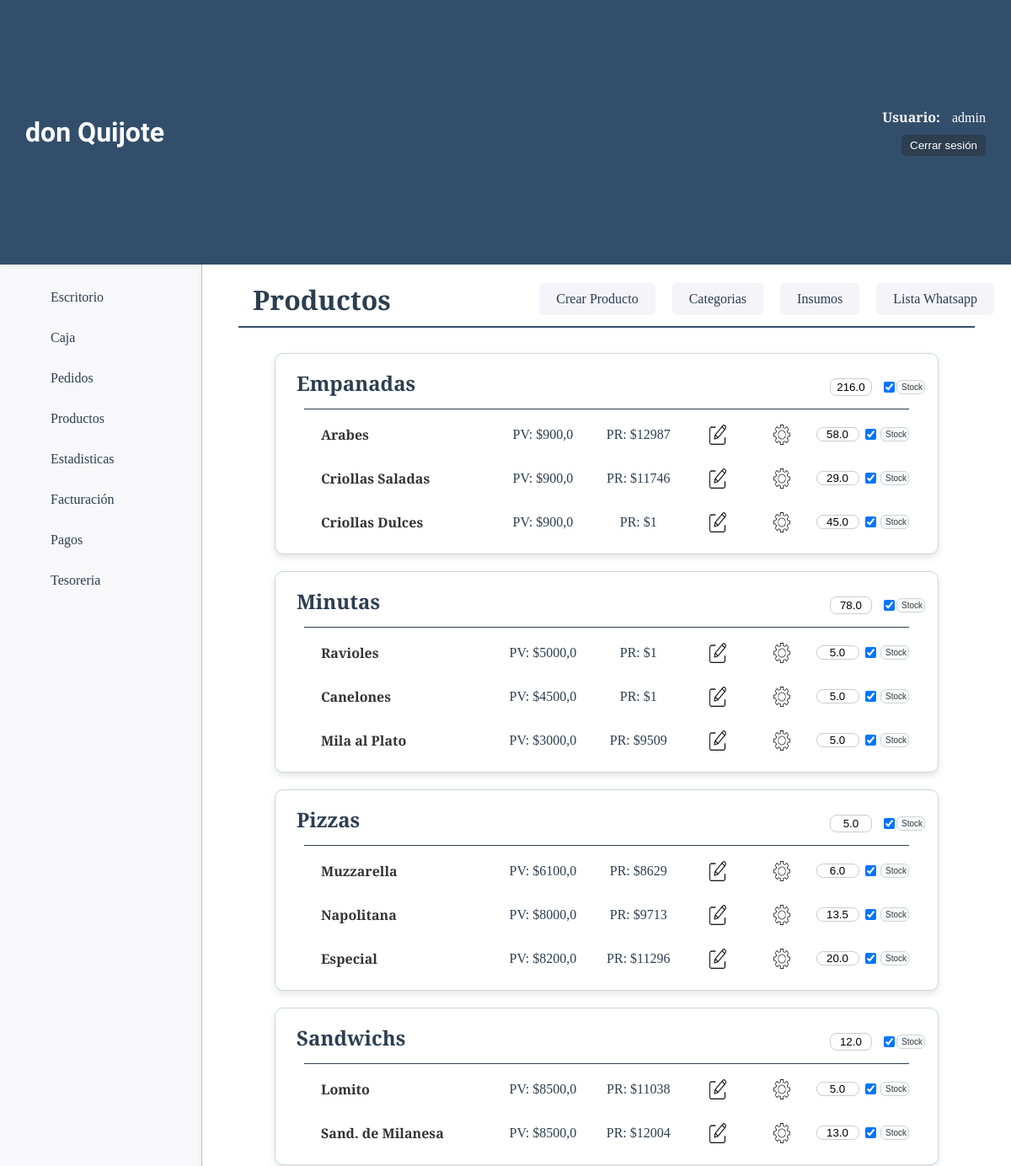
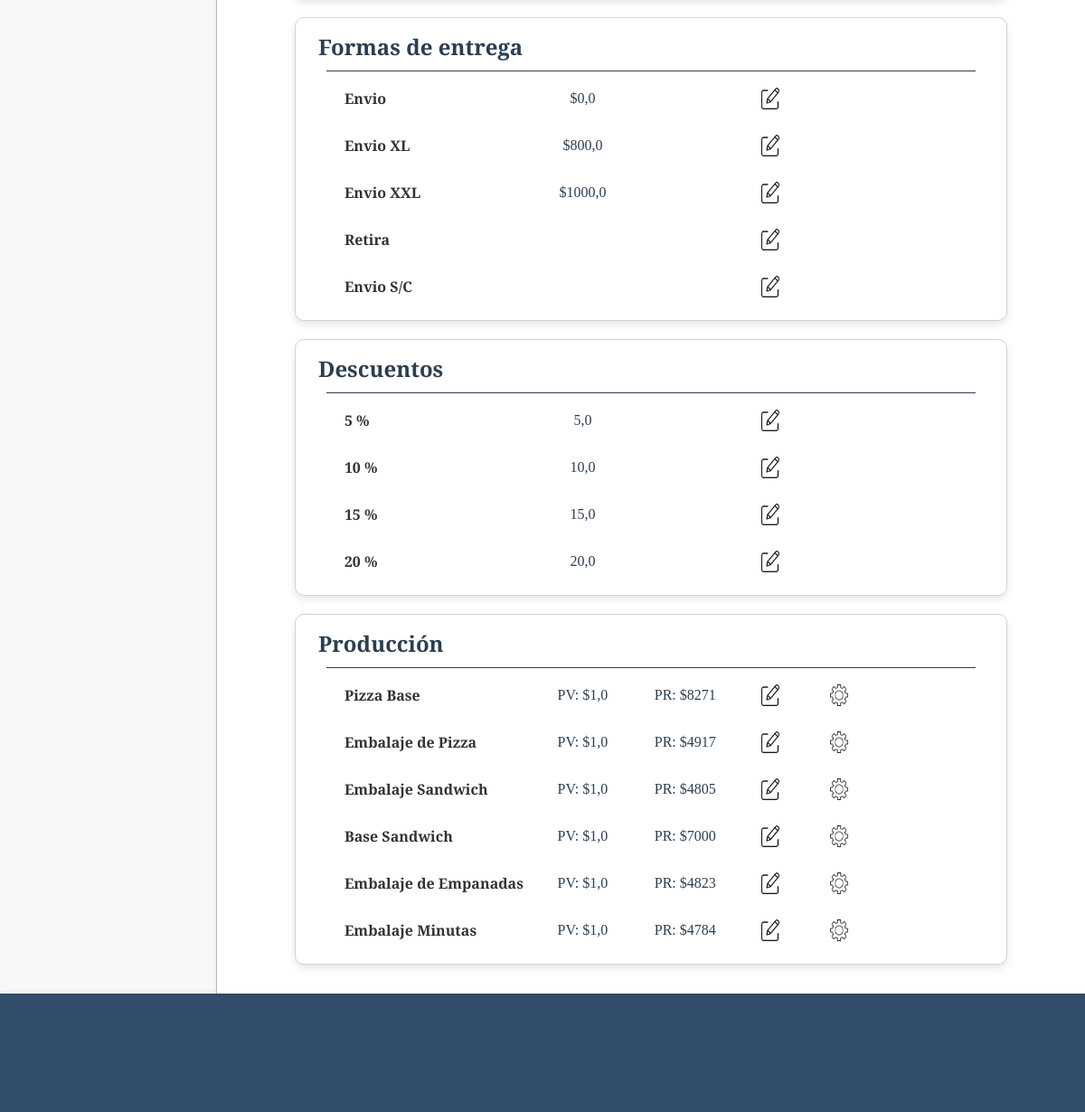
The page /productos/ (signed in) on the database its author committed (2 pictures, top to bottom).
### productos/models.py (models this page shows, shortened)
class ProductoCategoria(models.Model):
    nombre=models.CharField(max_length=50)
    estado=models.BooleanField(default=True)
    cantidad=models.FloatField(default=99, verbose_name="Cantidad")
    stock=models.BooleanField(default=True, verbose_name="Stock")

class Producto(models.Model):
    nombre=models.CharField(max_length=50, verbose_name="Nombre")
    categoria=models.ForeignKey(ProductoCategoria, on_delete=models.CASCADE, verbose_name="Categoría")
    descripcion=models.CharField(max_length=200, blank=True, null=True, verbose_name="Descripción")
    precio_unit=models.FloatField(verbose_name="P. Unitario")
    precio_media=models.FloatField(blank=True, null=True, verbose_name="P. Media")
    precio_doc=models.FloatField(blank=True, null=True, verbose_name="P. Docena")
    precio_rec = models.FloatField(default=1, verbose_name="Precio Recomendado")
    cantidad= models.FloatField(default=99, verbose_name="Cantidad")
    stock=models.BooleanField(default=True, verbose_name="Stock")
    def __str__(self):
        return self.nombre

### pedido/models.py (models this page shows, shortened)
class FormaEntrega(models.Model):
    forma_entrega = models.CharField(max_length=50)
    precio = models.FloatField(null=True, blank=True)
    envio = models.BooleanField()
    class Meta:
        db_table = "formaentrega"
        verbose_name = "Forma de entrega"

class Descuentos(models.Model):
    descuento = models.CharField(max_length=50)
    precio = models.FloatField(null=True, blank=True)
    class Meta:
        db_table = "descuento"
        verbose_name = "Descuento"

### productos/views.py (the view)
# urls.py: path('', views.home, name="home"),
@login_required
def home(request):
    productos = Producto.objects.select_related('categoria').order_by('categoria__nombre').all()
    categorias = ProductoCategoria.objects.all()
    forma_entrega = FormaEntrega.objects.all()
    descuentos = Descuentos.objects.all()
    precio_recomendado()
    forms_por_producto = {producto.id: CantProductoForm(instance=producto) for producto in productos}
    forms_por_categoria = {categoria.id: CantCategoriaForm(instance=categoria) for categoria in categorias}
    context = {
        'object_list': productos,
        'categorias': categorias,
        'forma_entrega': forma_entrega,
        'descuentos': descuentos,
        'forms_por_producto': forms_por_producto,
        'forms_por_categoria': forms_por_categoria,
    }
    return render(request, 'productos/index.html', context)

### productos/models.py (called while the page is built)
    def __str__(self):
        return self.nombre

### productos/templatetags/custom_tags.py (called while the page is built)
@register.filter
def get_item(dictionary, key):
    return dictionary.get(key)

### productos/templates/productos/index.html (shortened to what this page needs)
{% extends 'core/base.html' %}
{% load static %}
{% load custom_tags %}
{% block css %}
<link rel="stylesheet" href="{% static 'productos/css/styles.css' %}">
{% endblock css %}
{% block titulo %}
{% include 'core/components/encabezado.html' with titulo_texto="Productos" %}
{% endblock titulo %}
{% block main %}
<section class="categorias-container">
    {% regroup object_list by categoria.nombre as categorias_productos %}
    {% for categoria in categorias_productos %}
        {% with categoria.grouper as nombre_categoria %}
            {% for cat in categorias %}
                {% if cat.nombre == nombre_categoria and cat.estado and cat.nombre != "Producción" %}
                    <div class="card">
                        <div class="titulo-producto">
                            <div class="cont-titulo">
                                <h1 class="categoria-titulo">{{ nombre_categoria }} </h1>
                            </div>
                            <form class="cat-cant-stk" method="post" action="{% url 'productos:actualizar_cantidad_cat' cat.id %}">
                                {% with form=forms_por_categoria|get_item:cat.id %}
                                <div class="cat-cant-opc">
                                    {{ form.cantidad }}
                                </div>
                                <div class="cat-stock">
                                    {{ form.stock }}
                                </div>
                                {% endwith %}
                                <button class="btn-act" type="submit">Stock</button>
                            </form>
                        </div>
                        <hr class="categoria-hr">
                        {% for producto in categoria.list %}
                            <div class="productos">
                                <p class="producto-nombre">{{ producto.nombre }}</p>
                                <p class="producto-precio">PV: ${{ producto.precio_unit }}</p>
                                <p class="producto-precio-rec">PR: ${{ producto.precio_rec|floatformat:0 }}</p>
                                <div class="producto-opc">
                                    <a href="{% url 'productos:productos_update' producto.id %}">
                                        <img class="icono-opc" src="{% static 'productos/img/editar.webp' %}" alt="Editar Producto">
                                    </a>
                                </div>
                                <div class="producto-config">
                                    <a href="{% url 'productos:agregar_insumos_producto' producto.id %}">
                                        <img class="icono-opc" src="{% static 'productos/img/config.png' %}" alt="Editar Producto">
                                    </a>
                                </div>
                                <form class="form-cantidad" method="post" action="{% url 'productos:actualizar_cantidad_prod' producto.id %}">
                                    {% with form=forms_por_producto|get_item:producto.id %}
                                    <div class="producto-cant-opc">
                                        {{ form.cantidad }}
                                    </div>
                                    <div class="producto-stock">
                                        {{ form.stock }}
                                    </div>
                                    {% endwith %}
                                    <button class="btn-act" type="submit">Stock</button>
                                </form>
                            </div>
                        {% endfor %}
                    </div>
                {% endif %}
            {% endfor %}
        {% endwith %}
    {% endfor %}
    <div class="card">
        <h1 class="categoria-titulo">Formas de entrega</h1>
        <hr class="categoria-hr">
        {% for entrega in forma_entrega %}
            <div class="productos">
                <p class="producto-nombre">{{ entrega.forma_entrega }}</p>
                {% if entrega.precio != None %}
                    <p class="producto-precio">${{ entrega.precio }}</p>
                {% endif %}
                <div class="producto-opc">
                    <a href="{% url 'pedido:formaentrega_update' entrega.id %}">
                        <img class="icono-opc" src="{% static 'productos/img/editar.webp' %}" alt="Editar Producto">
                    </a>
                </div>
            </div>
        {% endfor %}
    </div>
    <div class="card">
        <h1 class="categoria-titulo">Descuentos</h1>
        <hr class="categoria-hr">
        {% for descuento in descuentos %}
            <div class="productos">
                <p class="producto-nombre">{{ descuento.descuento }}</p>
                {% if descuento.precio != None %}
                    <p class="producto-precio">{{ descuento.precio }}</p>
                {% endif %}
                <div class="producto-opc">
                    <a href="{% url 'pedido:descuentos_update' descuento.id %}">
                        <img class="icono-opc" src="{% static 'productos/img/editar.webp' %}" alt="Editar Producto">
                    </a>
                </div>
            </div>
        {% endfor %}
    </div>
    {% for categoria in categorias_productos %}
        {% with categoria.grouper as nombre_categoria %}
            {% for cat in categorias %}
                {% if cat.nombre == nombre_categoria and cat.estado and cat.nombre == "Producción" %}
                    <div class="card">
                        <h1 class="categoria-titulo">{{ nombre_categoria }}</h1>
                        <hr class="categoria-hr">
                        {% for producto in categoria.list %}
                            <div class="productos">
                                <p class="producto-nombre">{{ producto.nombre }}</p>
                                <p class="producto-precio">PV: ${{ producto.precio_unit }}</p>
                                <p class="producto-precio-rec">PR: ${{ producto.precio_rec|floatformat:0 }}</p>
                                <div class="producto-opc">
                                    <a href="{% url 'productos:productos_update' producto.id %}">
                                        <img class="icono-opc" src="{% static 'productos/img/editar.webp' %}" alt="Editar Producto">
                                    </a>
                                </div>
                                <div class="producto-config">
                                    <a href="{% url 'productos:agregar_insumos_producto' producto.id %}">
                                        <img class="icono-opc" src="{% static 'productos/img/config.png' %}" alt="Editar Producto">
                                    </a>
                                </div>
                            </div>
                        {% endfor %}
                    </div>
                {% endif %}
            {% endfor %}
        {% endwith %}
    {% endfor %}
</section>
{% endblock main %}

### core/templates/core/components/header.html (shortened to what this page needs)
<header class="header-container">
    <h1 class="title">don Quijote</h1>
    {% if user.is_authenticated %}
    <div class="usuario-logout">
        <div class="list-link">
            <span class="usuario-label">Usuario:</span>
            <span class="usuario-nombre">{{ user.username }}</span>
        </div>
        <form action="{% url 'core:logout' %}" method="post">
            <button type="submit" class="btn-logout">Cerrar sesión</button>
        </form>
    </div>
    {% else %}
    <div class="list-link">
        <a class="header-link-app" href="{% url 'core:login' %}">Login</a>
    </div>
    {% endif %}
</header>

### core/static/core/css/styles.css (style rules this page uses)
* { padding: 0; margin: 0; box-sizing: border-box; }
body { font-family: 'Merriweather', serif; color: #333; background-color: #f4f4f9; }
.header-container { background-color: #334e6b; height: 12vh; width: 100%; display: flex; align-items: center; justify-content: space-between; padding: 0 30px; box-shadow: 0 2px 5px rgba(0, 0, 0, 0.1); }
.title { color: #fff; font-family: 'Poetsen One', sans-serif; font-size: 32px; }
.usuario-logout { display: flex; flex-direction: column; align-items: end; }
.list-link { margin-left: 20px; }
.usuario-label { color: #fff; font-weight: bold; margin-right: 10px; }
.usuario-nombre { color: #fff; }
.btn-logout { padding: 5px 10px; background-color: #2C3E50; color: #fff; border: none; border-radius: 5px; cursor: pointer; transition: background-color 0.3s ease; text-decoration: none; }
.list-link { position: relative; margin-bottom: 10px; }
.card { padding: 15px; border: 1px solid #ced4da; border-radius: 10px; background-color: #ffffff; box-shadow: 0 4px 8px rgba(0, 0, 0, 0.1); }
.icono-opc { width: 20px; height: 20px; transition: transform 0.3s ease; }

### productos/static/productos/css/styles.css (style rules this page uses)
.categorias-container { width: 90%; margin: 0 auto; padding: 20px; display: flex; flex-direction: column; gap: 20px; }
.titulo-producto { display: flex; justify-content: space-between; height: 50px; }
.cont-titulo { display: flex; align-items: center; }
.categoria-titulo { font-size: 24px; color: #2C3E50; font-family: 'Merriweather', serif; margin-bottom: 10px; margin-left: 10px; }
.cat-cant-stk { width: 15%; display: flex; justify-content: space-around; align-items: center; }
.cat-cant-opc { height: 60%; display: flex; align-items: center; }
.cat-cant { width: 80%; height: 70%; text-align: center; border: 1px solid #ccc; border-radius: 8px; }
.cat-stock { width: 40%; height: 100%; display: flex; justify-content: space-around; align-items: center; }
.categoria-hr { width: 95%; height: 1px; border: none; background-color: #2C3E50; margin: 0 auto 5px; }
.productos { margin-top: 8px; display: grid; grid-template-columns: 30% 15% 15% 10% 10% 15%; grid-template-areas: "nom prc prcr opc cnf frm"; align-items: center; padding: 10px 0; justify-content: center; }
.producto-nombre { grid-area: nom; font-size: 16px; font-weight: 600; padding-left: 20px; }
.producto-precio { grid-area: prc; font-size: 16px; text-align: center; color: #2C3E50; }
.producto-precio-rec { grid-area: prcr; font-size: 16px; text-align: center; color: #2C3E50; }
.producto-opc { grid-area: opc; display: flex; justify-content: space-around; }
.producto-config { grid-area: cnf; display: flex; justify-content: space-around; }
.form-cantidad { grid-area: frm; display: flex; justify-content: space-around; }
.producto-cant-opc { width: 50%; height: 100%; display: flex; justify-content: space-around; }
.producto-stock { width: 20%; display: flex; justify-content: space-around; }
.btn-act { width: 30%; background-color: #f8f9fa; color: #343a40; border: 1px solid #ced4da; padding: 2px 5px; border-radius: 6px; font-size: 10px; cursor: pointer; transition: all 0.3s ease; }
.producto-cant { width: 90%; height: 100%; text-align: center; border: 1px solid #ccc; border-radius: 8px; display: flex; justify-content: space-around; }
.icono-opc { height: 100%; aspect-ratio: 1 / 1; transition: transform 0.3s ease; }

### rows shown on the page
ProductoCategoria: nombre "Empanadas", cantidad "216.0", stock "☑"
Producto: nombre "Arabes", precio_unit "900,0", precio_rec "12987", cantidad "58.0", stock "☑"
Producto: nombre "Criollas Saladas", precio_unit "900,0", precio_rec "11746", cantidad "29.0", stock "☑"
Producto: nombre "Criollas Dulces", precio_unit "900,0", precio_rec "1", cantidad "45.0", stock "☑"
ProductoCategoria: nombre "Minutas", cantidad "78.0", stock "☑"
Producto: nombre "Ravioles", precio_unit "5000,0", precio_rec "1", cantidad "5.0", stock "☑"
Producto: nombre "Canelones", precio_unit "4500,0", precio_rec "1", cantidad "5.0", stock "☑"
Producto: nombre "Mila al Plato", precio_unit "3000,0", precio_rec "9509", cantidad "5.0", stock "☑"
ProductoCategoria: nombre "Pizzas", cantidad "5.0", stock "☑"
Producto: nombre "Muzzarella", precio_unit "6100,0", precio_rec "8629", cantidad "6.0", stock "☑"
Producto: nombre "Napolitana", precio_unit "8000,0", precio_rec "9713", cantidad "13.5", stock "☑"
Producto: nombre "Especial", precio_unit "8200,0", precio_rec "11296", cantidad "20.0", stock "☑"
ProductoCategoria: nombre "Sandwichs", cantidad "12.0", stock "☑"
Producto: nombre "Lomito", precio_unit "8500,0", precio_rec "11038", cantidad "5.0", stock "☑"
Producto: nombre "Sand. de Milanesa", precio_unit "8500,0", precio_rec "12004", cantidad "13.0", stock "☑"
FormaEntrega: forma_entrega "Envio", precio "0,0"
FormaEntrega: forma_entrega "Envio XL", precio "800,0"
FormaEntrega: forma_entrega "Envio XXL", precio "1000,0"
FormaEntrega: forma_entrega "Retira"
FormaEntrega: forma_entrega "Envio S/C"
Descuentos: descuento "5 %", precio "5,0"
Descuentos: descuento "10 %", precio "10,0"
Descuentos: descuento "15 %", precio "15,0"
Descuentos: descuento "20 %", precio "20,0"
ProductoCategoria: nombre "Producción"
Producto: nombre "Pizza Base", precio_unit "1,0", precio_rec "8271"
Producto: nombre "Embalaje de Pizza", precio_unit "1,0", precio_rec "4917"
Producto: nombre "Embalaje Sandwich", precio_unit "1,0", precio_rec "4805"
Producto: nombre "Base Sandwich", precio_unit "1,0", precio_rec "7000"
Producto: nombre "Embalaje de Empanadas", precio_unit "1,0", precio_rec "4823"
Producto: nombre "Embalaje Minutas", precio_unit "1,0", precio_rec "4784"

### other values the page prints
{{ user.username }} "admin"
{{ titulo_texto }} "Productos"
